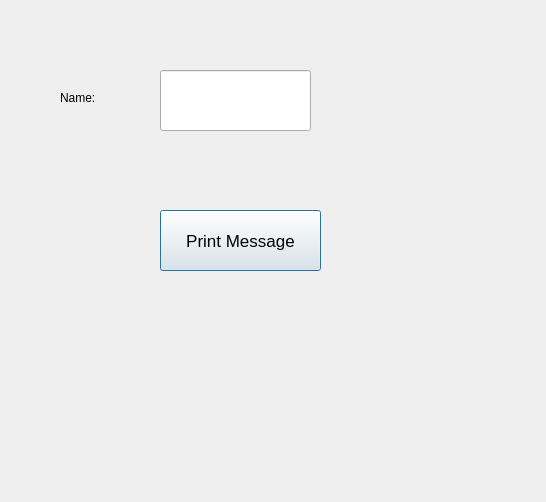
<?xml version="1.0" encoding="UTF-8"?>
<ui version="4.0">
 <class>Dialog</class>
 <widget class="QDialog" name="Dialog">
  <property name="geometry">
   <rect>
    <x>0</x>
    <y>0</y>
    <width>546</width>
    <height>502</height>
   </rect>
  </property>
  <property name="windowTitle">
   <string>Dialog</string>
  </property>
  <widget class="QPushButton" name="pushButton">
   <property name="geometry">
    <rect>
     <x>160</x>
     <y>210</y>
     <width>161</width>
     <height>61</height>
    </rect>
   </property>
   <property name="font">
    <font>
     <pointsize>13</pointsize>
    </font>
   </property>
   <property name="text">
    <string>Print Message</string>
   </property>
  </widget>
  <widget class="QLineEdit" name="lineEdit">
   <property name="geometry">
    <rect>
     <x>160</x>
     <y>70</y>
     <width>151</width>
     <height>61</height>
    </rect>
   </property>
  </widget>
  <widget class="QLabel" name="label">
   <property name="geometry">
    <rect>
     <x>60</x>
     <y>90</y>
     <width>55</width>
     <height>16</height>
    </rect>
   </property>
   <property name="text">
    <string>Name:</string>
   </property>
  </widget>
  <widget class="QLabel" name="label_2">
   <property name="geometry">
    <rect>
     <x>170</x>
     <y>340</y>
     <width>201</width>
     <height>51</height>
    </rect>
   </property>
   <property name="font">
    <font>
     <weight>75</weight>
     <bold>true</bold>
    </font>
   </property>
   <property name="text">
    <string/>
   </property>
   <property name="alignment">
    <set>Qt::AlignCenter</set>
   </property>
  </widget>
 </widget>
 <resources/>
 <connections/>
</ui>
